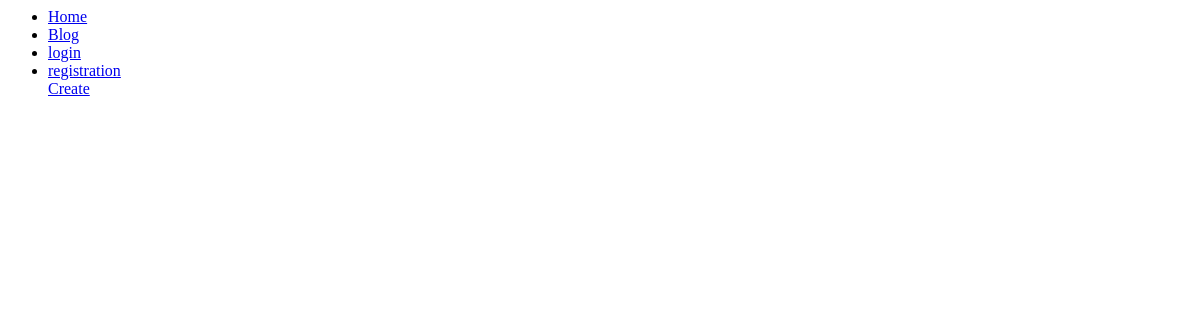
Before: / with the older database file.
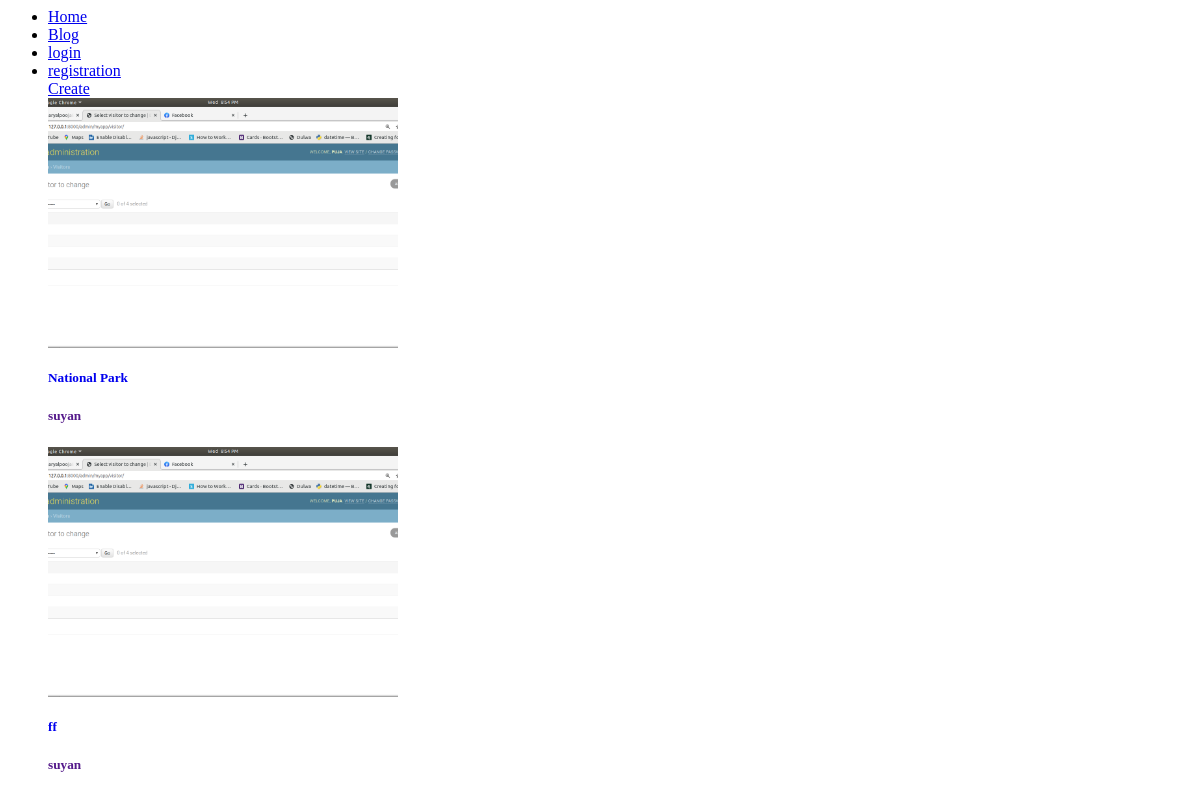
After: the same page with the newer database file.
### myapp/models.py (models this page shows, shortened)
class Timestamp(models.Model):
    created_at = models.DateTimeField(auto_now_add=True)
    updated_at = models.DateTimeField(auto_now_add=True, null=True, blank=True)
    active = models.BooleanField(default=True)
    class Meta:
        abstract = True

class Article(Timestamp):
    title=models.CharField(max_length=200)
    slug=models.SlugField(unique=True)
    image=models.ImageField(upload_to='blog',null=True, blank=True)
    content=models.TextField()
    date=models.DateTimeField(auto_now_add=True)
    author=models.ForeignKey(Visitor,on_delete=models.CASCADE)
    views=models.PositiveIntegerField(default=0)

class Visitor(Timestamp):
    user = models.OneToOneField(User, on_delete=models.CASCADE)
    mobile = models.CharField(max_length=50)
    name = models.CharField(max_length=200)
    address = models.CharField(max_length=200, null=True, blank=True)
    photo = models.ImageField(upload_to='customer', null=True, blank=True)
    def __str__(self):
        return self.name

### myapp/views.py (the view)
# urls.py: path("",home_view,name='home'),
def home_view(request):
    articlelist=Article.objects.all()
    form=BlogForm()
    context={
     'list':articlelist,
     'form':form,
    }
    return render(request, "home.html",context)

### templates/home.html
{% extends 'base.html' %}
{% load static %}
{% block content %}
<a  href="{% url 'myapp:create' %}">Create</a>
<div class="row">
{% for lists in list %}
	<div class="col-md-4 mt-3 mb-3">
		<div class="card" style="width: 350px;">
			{% if lists.image %}
			<img class="card-img-top" src="{{lists.image.url}}" alt="img-fluid img-thumbnail" style="height: 250px;object-fit: cover; width: 350px;">
			{% else %}
			<p>No image found!</p>
			{% endif %}
			<div class="card-body">
				<h5 class="card-title"><a style="text-decoration: none !important" href="{% url 'myapp:detail' lists.pk %}">{{lists.title}}</a></h5>
				<h5 class="card-title"><a style="text-decoration: none !important" href="">{{lists.author}}</a></h5>
			</div>
		</div>
	</div>
{% endfor %}
{% endblock %}

### templates/base.html (shortened to what this page needs)
{% load static %}
<html>
<head>
</head>
<body>
<ul>
  <li><a class="active" href="/">Home</a></li>
  <li><a href="#news">Blog</a></li>
  {% if request.user.is_authenticated %}
  <li><a href="{% url 'myapp:login' %}"></a></li>
  <li><a href="{% url 'myapp:logout' %}">logout</a></li>
  {% else %}
  <li><a  href="{% url 'myapp:login' %}">login</a></li>
  <li><a href="{% url 'myapp:registration' %}">registration</a>
  </li>
  {% endif %}
{% block content %}
{% endblock %}
</body>
</html>

Changed rows visible on the page:
added Article: image (picture), title "National Park", author "suyan"
added Article: image (picture), title "ff", author "suyan"
